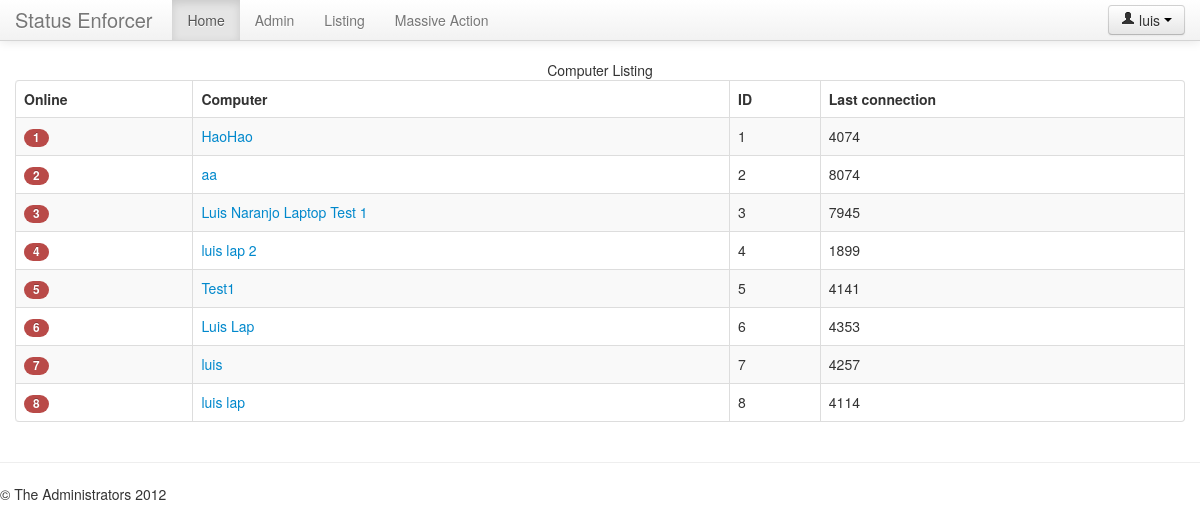
/listing (signed in), run on the app's committed database.
### server/models.py (models this page shows, shortened)
class Computer(models.Model):
    name = models.CharField(max_length=255)
    lastConnection = models.DateTimeField()
    status = models.CharField(max_length=80)
    connected = models.BooleanField(default=False)
    key = models.CharField(max_length=255)
    def get_absolute_url(self):
        return '/listing/%d' % self.pk
    def activityLength(self):
        now = datetime.now(utc)
        delta = now - self.lastConnection
        return delta.seconds

### server/views.py (the view)
# urls.py: url(r'^listing$', 'listing'),
@login_required
def listing(request):
    params = {'computers': Computer.objects.all()}
    return render(request, 'server/listing.html', params)

### statusEnforcer/templates/server/listing.html (shortened to what this page needs)
{% extends "base.html" %}
{% block body %}
<table class="table table-bordered table-striped">
    <caption>Computer Listing</caption>
    <thead>
        <tr>
            <th>Online</th>
            <th>Computer</th>
            <th>ID</th>
            <th>Last connection</th>
        </tr>
    </thead>
    <tbody>
        {% for computer in computers %}
        <tr>
            <td>
            {% if computer.connected %}
            <a href="{{ computer.get_absolute_url }}"><span class="badge badge-success">{{ computer.id }}</span></a>
            {% else %}
            <a href="{{ computer.get_absolute_url }}"><span class="badge badge-important">{{ computer.id }}</span></a>
            {% endif %}
            </td>
            <td>
                <a href="{{ computer.get_absolute_url }}">{{ computer.name }}</a>
            </td>
            <td>{{ computer.pk }}</td>
            <td>{{ computer.activityLength }}</td>
        </tr>
        {% endfor %}
    </tbody>
</table>
{% endblock body %}

### statusEnforcer/templates/base.html (shortened to what this page needs)
<!DOCTYPE html>
 <html class="no-js" lang="en">
<head>
	<link rel="stylesheet" href="{{ STATIC_URL }}bootstrap/css/bootstrap.min.css">
	<link rel="stylesheet" href="{{ STATIC_URL }}bootstrap/css/bootstrap-responsive.min.css">
	<link rel="stylesheet" href="{{ STATIC_URL }}css/basic.css">
</head>
<body>
    <div class="navbar navbar-fixed-top">
      <div class="navbar-inner">
        <div class="container">
          <div class="btn-group pull-right">
            {% if user.is_authenticated %}
                <a class="btn dropdown-toggle" data-toggle="dropdown" href="#">
                <i class="icon-user"></i>
                {{ user.username }}
              <span class="caret"></span>
            </a>
            {% else %}
                <a class="btn" href="/admin/">
                <i class="icon-user"></i>
                Sign in
            </a>
            {% endif %}
          </div>
          <a class="brand" href="/">Status Enforcer</a>
          <div class="nav-collapse">
            <ul class="nav" role="navigation">
              <li class="active"><a href="/">Home</a></li>
              {% if user.is_authenticated %}<li><a href="/admin">Admin</a></li>
              {% endif %}
              <li><a href="/listing">Listing</a></li>
              <li><a href="/killswitch">Massive Action</a></li>
            </ul>
    </div>
        </div>
      </div>
    </div>
	<div class="container">
	{% block body %}
	{% endblock body %}
	</div>
    <hr class="soften">
      <footer>
        <p>&copy; The Administrators 2012</p>
      </footer>
</body>

### statusEnforcer/templates/base.html (style rules this page uses)
body { padding-top: 60px; padding-bottom: 40px; }

### data on the page
Computer: id "1", name "HaoHao", pk "1", activityLength "4074"
Computer: id "2", name "aa", pk "2", activityLength "8074"
Computer: id "3", name "Luis Naranjo Laptop Test 1", pk "3", activityLength "7945"
Computer: id "4", name "luis lap 2", pk "4", activityLength "1899"
Computer: id "5", name "Test1", pk "5", activityLength "4141"
Computer: id "6", name "Luis Lap", pk "6", activityLength "4353"
Computer: id "7", name "luis", pk "7", activityLength "4257"
Computer: id "8", name "luis lap", pk "8", activityLength "4114"

### other printed values
{{ user.username }} "luis"
